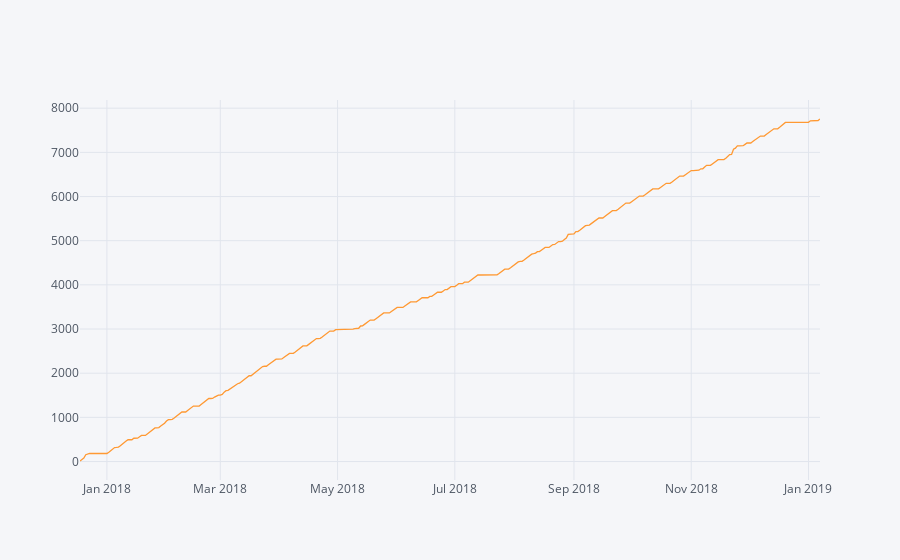

Notebook cell for this chart:
### Code cell
#py.iplot([{'x':mpd.dtime,'y':mpd.max_miles}])
#fig = plt.figure(2,figsize=(15,8))
#axs = fig.add_axes([0,0,1,1])
#iplot(abs[{x:mpd.dtime, y:mpd.max_miles}],filename='cufflinks/simple-line')

mpd.iplot(x='dtime',y='max_miles')

#mpd.iplot(x='dtime',y='max_miles',xTitle='Time',yTitle='Miles',
#          title='CountryMan miles',theme='pearl',width=3,color='red')

#axs.set_title('Miles per day')
#axs.set_ylim([1e1, 3e3])
#axs.set_xlabel('Date')
#axs.set_ylabel('Miles')
#axs.grid(True)

### Figure 1 — Plotly figure (JSON) as saved in the notebook; plotly's stock layout.template omitted (floating-point values rounded to 4 significant figures; data arrays with more than 128 entries replaced by an {"elided": "..."} marker saying what was removed)
{"data": [{"line": {"color": "rgba(255, 153, 51, 1.0)", "dash": "solid", "shape": "linear", "width": 1.3}, "mode": "lines", "name": "max_miles", "text": "", "type": "scatter", "uid": "3d2edf03-040c-4b62-960a-463481bde72d", "x": {"elided": "386 str values"}, "y": {"elided": "386 int values"}}], "layout": {"legend": {"bgcolor": "#F5F6F9", "font": {"color": "#4D5663"}}, "paper_bgcolor": "#F5F6F9", "plot_bgcolor": "#F5F6F9", "title": {"font": {"color": "#4D5663"}}, "xaxis": {"gridcolor": "#E1E5ED", "showgrid": true, "tickfont": {"color": "#4D5663"}, "title": {"font": {"color": "#4D5663"}, "text": ""}, "zerolinecolor": "#E1E5ED"}, "yaxis": {"gridcolor": "#E1E5ED", "showgrid": true, "tickfont": {"color": "#4D5663"}, "title": {"font": {"color": "#4D5663"}, "text": ""}, "zerolinecolor": "#E1E5ED"}}}
